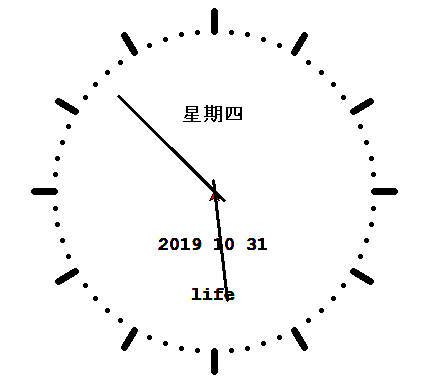

Source code (Python):
from turtle import *
from datetime import *


def Skip(step):
    penup()
    forward(step)
    pendown()


def mkHand(name, length):
    # 注册Turtle形状，建立表针Turtle
    reset()  # 清空当前窗口，并重置位置等信息为默认值
    Skip(-length * 0.1)
    begin_poly()
    forward(length * 1.1)
    end_poly()
    handForm = get_poly()
    register_shape(name, handForm)


def Init():
    global secHand, minHand, hurHand, printer
    mode("logo")  # 重置Turtle指向北
    # 建立三个表针Turtle并初始化
    mkHand("secHand", 135)
    mkHand("minHand", 110)
    mkHand("hurHand", 90)
    secHand = Turtle()
    secHand.shape("secHand")
    minHand = Turtle()
    minHand.shape("minHand")
    hurHand = Turtle()
    hurHand.shape("hurHand")
    for hand in secHand, minHand, hurHand:
        hand.shapesize(1, 1, 3)
        hand.speed(0)
    # 建立输出文字Turtle
    printer = Turtle()
    printer.hideturtle()
    printer.penup()


def SetupClock(radius):
    # 建立表的外框
    reset()
    pensize(7)
    for i in range(60):
        Skip(radius)
        if i % 5 == 0:
            forward(20)
            Skip(-radius - 20)
        else:
            dot(5)
            Skip(-radius)
        right(6)


def Week(t):
    week = ["星期一", "星期二", "星期三",
            "星期四", "星期五", "星期六", "星期日"]
    return week[t.weekday()]


def Date(t):
    y = t.year
    m = t.month
    d = t.day
    return "%s %d %d" % (y, m, d)


def Tick():
    # 绘制表针的动态显示
    t = datetime.today()
    second = t.second + t.microsecond * 0.000001
    minute = t.minute + second / 60.0
    hour = t.hour + minute / 60.0
    secHand.setheading(6 * second)  # 设置朝向，每秒转动6度
    minHand.setheading(6 * minute)
    hurHand.setheading(30 * hour)

    tracer(False)  # 不显示绘制的过程，直接显示绘制结果
    printer.forward(65)
    fillcolor("red")
    printer.write(Week(t), align="center",
                  font=("Courier", 14, "bold"))

    printer.back(130)
    fillcolor("red")
    printer.write(Date(t), align="center",
                  font=("Courier", 14, "bold"))
    printer.back(50)
    printer.write("life", align="center",
                  font=("Courier", 14, "bold"))
    printer.home()
    tracer(True)

    ontimer(Tick, 1000)  # 1000ms后继续调用tick


def main():
    tracer(False)  # 使多个绘制对象同时显示
    Init()
    SetupClock(160)
    tracer(True)
    Tick()
    mainloop()


if __name__ == "__main__":
    main()
